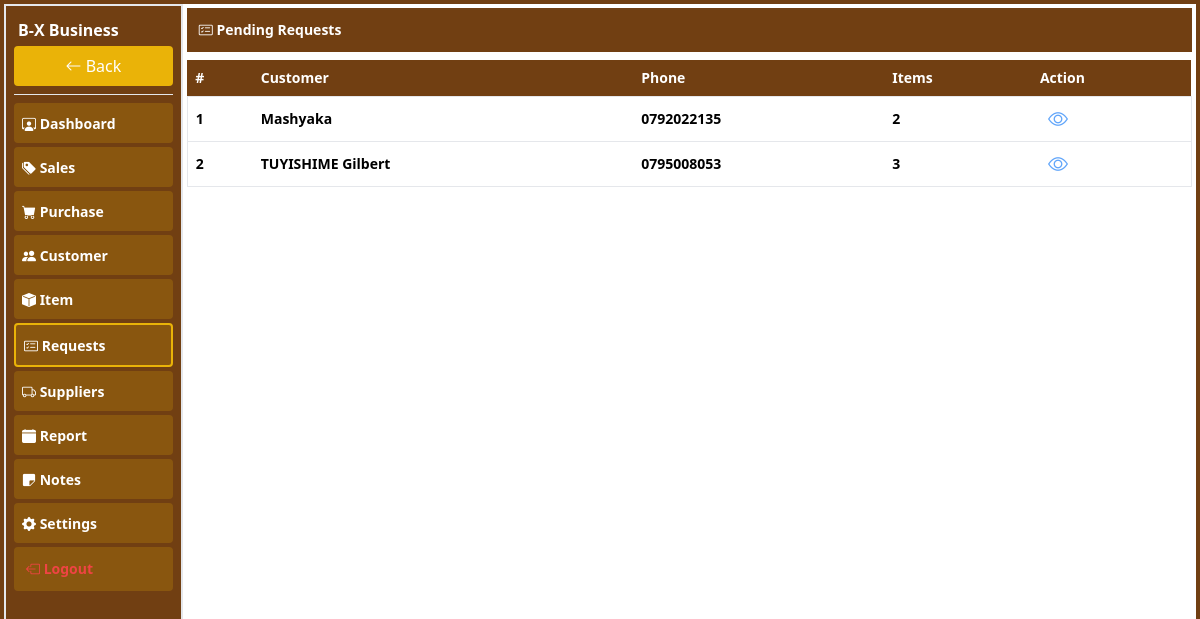
Page /pages/request_orders (signed in) on the committed database.
### tables this page shows
CREATE TABLE `customer` (
  `name` varchar(255) NOT NULL,
  `phone` text NOT NULL,
  `c_id` int(11) NOT NULL,
  `business` int(11) NOT NULL,
  `location` varchar(255) NOT NULL,
  `created_at` datetime NOT NULL DEFAULT current_timestamp()
);

### pages/request_orders.php (the view, shortened to what this page needs)
<?php
include("connection.php");
$business = $_SESSION['user'];
?>
<!DOCTYPE html>
<html lang="en">
<head>
    <script src="../plugins/css/tailwindcss.js"></script>
    <link rel="stylesheet" href="../plugins/icons/bootstrap-icons.css">
</head>
<body>
    <div class="container-fluid h-[100%]">
        <div class="flex w-full p-2 bg-yellow-900 justify-between"><h1 class="text-white font-bold text-sm p-1"><i class="bi bi-card-checklist"></i> Pending Requests</h1></div>
        <div class="table-responsive w-full overflow-y-auto my-2">
            <table class="w-full border-collapse [&_td]:p-2 text-sm font-bold [&_th]:text-left [&_th]:p-2">
                <thead class="bg-yellow-900 text-white text-sm"><tr>
                    <th>#</th>
                    <th class="">Customer</th>
                    <th>Phone</th>
                    <th>Items</th>
                    <th>Action</th>
                </tr></thead>
                <tbody>
                    <?php
                    $no = 0;
                    $select = $conn->prepare(
                        "SELECT c.c_id, c.name, c.phone, COUNT(ro.req_ord_id) AS items, SUM(ro.req_quantity) AS total_quantity " .
                        "FROM request_orders ro " .
                        "JOIN customer c ON ro.customer = c.c_id " .
                        "JOIN item i ON ro.req_item = i.id " .
                        "WHERE ro.shop = ? AND ro.allowed_quantity = 0 " .
                        "GROUP BY c.c_id, c.name, c.phone"
                    );
                    $select->bind_param("i", $business);
                    $select->execute();
                    $result = $select->get_result();
                    if ($result->num_rows > 0) {
                        while ($a = $result->fetch_assoc()) {
                            $no++;
                            ?>
                            <tr class="border hover:bg-gray-200">
                                <td><?php echo $no ?></td>
                                <td><?php echo htmlspecialchars($a['name']) ?></td>
                                <td><?php echo htmlspecialchars($a['phone']) ?></td>
                                <td><?php echo htmlspecialchars($a['items']) ?></td>
                                <td><a href="approve_request?customer=<?php echo $a['c_id'] ?>" class="text-blue-400 text-xl font-bold rounded p-1 px-2 text-sm"><i class="bi bi-eye"></i></a></td>
                            </tr>
                            <?php
                        }
                    } else {
                        ?>
                        <tr><td colspan="6" class="text-center p-4 text-gray-500">No pending requests.</td></tr>
                        <?php
                    }
                    ?>
                </tbody>
            </table>
        </div>
    </div>
</body>
</html>

### rows in the picture
customer: name "Mashyaka", phone "0792022135", items "2"
customer: name "TUYISHIME Gilbert", phone "0795008053", items "3"

### other values in the picture
$_SESSION['business'] "B-X Business"
